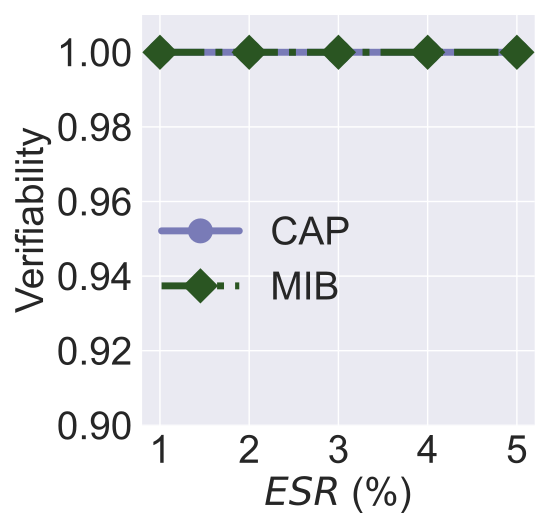

Generate this figure with Python:


import numpy as np
import matplotlib.pyplot as plt

epsilon = 3
beta = 1 / epsilon


x=[1, 2, 3, 4, 5 ]
# validation_for_plt =[97,95.8600, 94.9400, 93.5400, 93.2400]
# attack_for_plt=[0, 0.3524, 0, 0.1762, 0.1762]
# basic_for_plt=[99.8, 99.8, 99.8, 99.8, 99.8]

labels = ['1', '2', '3', '4', '5' ]
# unl_org = [97.77, 97.55, 97.35, 97.29, 97.21, 97.21]

unl_mib = [1, 1, 1, 1, 1 ]

unl_cap = [1, 1, 1, 1, 1 ]
# unl_ss_wo = [94.32, 94.53, 94.78, 93.38, 94.04, 97.21]


plt.style.use('seaborn')
plt.figure(figsize=(5.5, 5.3))
l_w=5
m_s=15
marker_s = 3
markevery=1
#plt.figure(figsize=(8, 5.3))
#plt.plot(x, unl_fr, color='blue', marker='^', label='Retrain',linewidth=l_w, markersize=m_s)
plt.plot(x, unl_cap, linestyle='-', color='#797BB7', marker='o', fillstyle='full', markevery=markevery, label='CAP', linewidth=l_w, markersize=m_s, markeredgewidth=marker_s)


#plt.plot(x, unl_muv, linestyle='--', color='#9BC985',  marker='s', fillstyle='full', markevery=markevery,label='TaPD',linewidth=l_w, markersize=m_s, markeredgewidth=marker_s)


# plt.plot(x, unl_mib_bck, linestyle=':', color='r',  marker='^', fillstyle='none', markevery=markevery,
#          label='MIB (bac.)', linewidth=l_w,  markersize=m_s, markeredgewidth=marker_s)


plt.plot(x, unl_mib, linestyle='-.', color='#2A5522',  marker='D', fillstyle='full', markevery=markevery,
         label='MIB',linewidth=l_w, markersize=m_s, markeredgewidth=marker_s)



#plt.plot(x, unl_vibu, color='silver',  marker='d',  label='VIBU',linewidth=4,  markersize=10)

# plt.plot(x, y_sa03, color='r',  marker='2',  label='AAAI21 A_acc, pr=0.3',linewidth=3, markersize=8)
# plt.plot(x, y_sa05, color='darkblue',  marker='4',  label='AAAI21 A_acc, pr=0.5',linewidth=3, markersize=8)
# plt.plot(x, y_ma03, color='darkviolet',  marker='3',  label='FedMC A_acc, pr=0.3',linewidth=3, markersize=8)
# plt.plot(x, y_ma05, color='cyan',  marker='p',  label='FedMC A_acc, pr=0.5',linewidth=3, markersize=8)


# plt.grid()
leg = plt.legend(fancybox=True, shadow=True)
# plt.xlabel('Malicious Client Ratio (%)' ,fontsize=16)
plt.ylabel('Verifiability' ,fontsize=28)
my_y_ticks = np.arange(0.9, 1.01, 0.02)
plt.yticks(my_y_ticks,fontsize=28)
plt.ylim(0.9, 1.01)
plt.xlabel('$\it{ESR}$ (%)' ,fontsize=28)

plt.xticks(x, labels, fontsize=28)
# plt.title('CIFAR10 IID')

#plt.annotate(r"1e0", xy=(0.1, 1.01), xycoords='axes fraction', xytext=(-10, 10),textcoords='offset points', ha='right', va='center', fontsize=15)

# plt.title('(c) Utility Preservation', fontsize=24)
plt.legend(loc=(0.01,0.25),fontsize=28)
plt.tight_layout()
#plt.title("MNIST")
plt.rcParams['figure.figsize'] = (2.0, 1)
plt.rcParams['image.interpolation'] = 'nearest'
plt.rcParams['figure.subplot.left'] = 0.11
plt.rcParams['figure.subplot.bottom'] = 0.08
plt.rcParams['figure.subplot.right'] = 0.977
plt.rcParams['figure.subplot.top'] = 0.969
plt.savefig('cifar10_verifiability_sample_size_sim_analysis.pdf', format='pdf', dpi=200)
plt.show()
